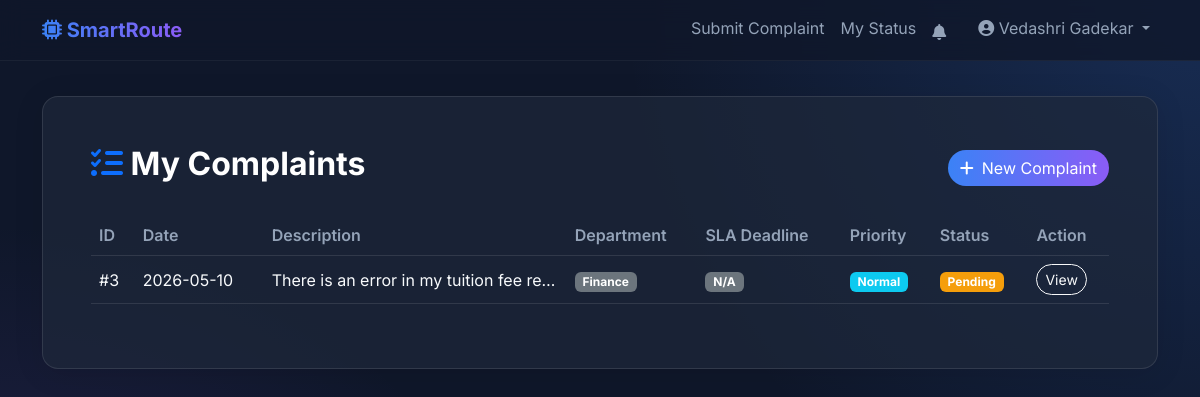
The page /user/status (signed in) on the database its author committed.
### app.py (models this page shows)
class Complaint(db.Model):
    id = db.Column(db.Integer, primary_key=True)
    user_id = db.Column(db.Integer, db.ForeignKey('user.id'), nullable=False)
    user = db.relationship('User', backref=db.backref('complaints', lazy=True))
    text = db.Column(db.Text, nullable=False)
    department_id = db.Column(db.Integer, db.ForeignKey('department.id'), nullable=False, index=True)
    status = db.Column(db.String(50), default='Pending', index=True) # Pending, In Progress, Resolved
    remarks = db.Column(db.Text, nullable=True)
    date = db.Column(db.DateTime, default=datetime.datetime.utcnow, index=True)
    priority = db.Column(db.String(20), default='Normal', index=True) # Normal, High
    confidence_score = db.Column(db.Float, nullable=True)
    sentiment = db.Column(db.String(20), nullable=True, index=True)
    sla_deadline = db.Column(db.DateTime, nullable=True, index=True)
    sla_status = db.Column(db.String(50), default='Within SLA')
    escalation_level = db.Column(db.Integer, default=0)
    resolved_at = db.Column(db.DateTime, nullable=True)
    attachments = db.relationship('Attachment', backref='complaint', lazy=True)

class Department(db.Model):
    id = db.Column(db.Integer, primary_key=True)
    name = db.Column(db.String(100), unique=True, nullable=False)
    users = db.relationship('User', backref='department', lazy=True)
    complaints = db.relationship('Complaint', backref='department', lazy=True)

### app.py (the view)
@app.route('/user/status')
def view_status():
    if 'user_id' not in session or session['role'] != 'User':
        return redirect(url_for('login'))
    complaints = Complaint.query.options(joinedload(Complaint.department)).filter_by(user_id=session['user_id']).order_by(Complaint.date.desc()).all()
    return render_template('status.html', complaints=complaints, now=datetime.datetime.utcnow())

### templates/status.html (shortened to what this page needs)
{% extends "base.html" %}
{% block content %}
<div class="row slide-in">
    <div class="col-12">
        <div class="glass-card p-5">
            <div class="d-flex justify-content-between align-items-center mb-4">
                <h2 class="text-white fw-bold"><i class="fa-solid fa-list-check text-primary"></i> My Complaints</h2>
                <a href="{{ url_for('submit_complaint') }}" class="btn btn-primary rounded-pill"><i class="fa-solid fa-plus me-2"></i>New Complaint</a>
            </div>
            {% if complaints %}
            <div class="table-responsive">
                <table class="table table-glass align-middle">
                    <thead>
                        <tr>
                            <th>ID</th>
                            <th>Date</th>
                            <th>Description</th>
                            <th>Department</th>
                            <th>SLA Deadline</th>
                            <th>Priority</th>
                            <th>Status</th>
                            <th>Action</th>
                        </tr>
                    </thead>
                    <tbody>
                        {% for c in complaints %}
                        <tr>
                            <td>#{{ c.id }}</td>
                            <td>{{ c.date.strftime('%Y-%m-%d') }}</td>
                            <td class="text-truncate" style="max-width: 250px;">{{ c.text }}</td>
                            <td><span class="badge bg-secondary">{{ c.department.name }}</span></td>
                            <td>
                                {% if c.sla_deadline %}
                                    {% set hours_left = (c.sla_deadline - now).total_seconds() / 3600 %}
                                    {% if c.status == 'Resolved' %}
                                        <span class="badge bg-success">Resolved</span>
                                    {% elif hours_left < 0 %}
                                        <span class="badge bg-danger">Overdue</span>
                                    {% elif hours_left < 6 %}
                                        <span class="badge bg-warning text-dark">Near Deadline</span>
                                    {% else %}
                                        <span class="badge bg-success">Within SLA</span>
                                    {% endif %}
                                {% else %}
                                    <span class="badge bg-secondary">N/A</span>
                                {% endif %}
                            </td>
                            <td>
                                {% if c.priority == 'High' %}
                                    <span class="badge badge-urgent"><i class="fa-solid fa-bolt"></i> High</span>
                                {% else %}
                                    <span class="badge bg-info">Normal</span>
                                {% endif %}
                            </td>
                            <td>
                                {% if c.status == 'Pending' %}
                                    <span class="badge badge-pending">Pending</span>
                                {% elif c.status == 'In Progress' %}
                                    <span class="badge badge-progress">In Progress</span>
                                {% elif c.status == 'Resolved' %}
                                    <span class="badge badge-resolved">Resolved</span>
                                {% endif %}
                            </td>
                            <td>
                                <button type="button" class="btn btn-sm btn-outline-light rounded-pill" data-bs-toggle="modal" data-bs-toggle="modal" data-bs-target="#viewModal{{ c.id }}">
                                    View
                                </button>
                            </td>
                        </tr>
                        {% endfor %}
                    </tbody>
                </table>
            </div>
            {% else %}
                <div class="text-center py-5">
                    <i class="fa-solid fa-inbox fa-3x text-secondary mb-3"></i>
                    <h5 class="text-secondary">No complaints submitted yet.</h5>
                </div>
            {% endif %}
        </div>
    </div>
</div>
{% endblock %}

### static/css/styles.css (style rules this page uses)
:root { --bg-color: #0f172a; --card-bg: rgba(30, 41, 59, 0.7); --text-primary: #f8fafc; --text-secondary: #94a3b8; --accent-color: #3b82f6; --accent-hover: #2563eb; --gradient-start: #3b82f6; --gradient-end: #8b5cf6; }
body { font-family: 'Inter', sans-serif; background: var(--bg-color); background-image: radial-gradient(circle at top right, rgba(59, 130, 246, 0.2), transparent 40%), radial-gradient(circle at bottom left, rgba(139, 92, 246, 0.2), transparent 40%); color: var(--text-primary); min-height: 100vh; display: flex; flex-direction: column; }
.glass-card { background: var(--card-bg); backdrop-filter: blur(16px); -webkit-backdrop-filter: blur(16px); border: 1px solid rgba(255, 255, 255, 0.1); border-radius: 1rem; box-shadow: 0 4px 30px rgba(0, 0, 0, 0.1); transition: transform 0.3s ease, box-shadow 0.3s ease; }
.btn-primary { background: linear-gradient(90deg, var(--gradient-start), var(--gradient-end)); border: none; transition: opacity 0.3s ease, transform 0.2s ease; }
.table-glass { color: var(--text-primary) !important; background: transparent; }
.table-glass th, .table-glass td { border-color: rgba(255, 255, 255, 0.1) !important; background: transparent !important; color: var(--text-primary) !important; }
.table-glass thead th { color: var(--text-secondary) !important; font-weight: 600; }
.slide-in { animation: slideIn 0.5s cubic-bezier(0.4, 0, 0.2, 1) forwards; }
.badge-pending { background-color: #f59e0b; color: #fff; }

### rows shown on the page
Complaint: id "3", date "2026-05-10", text "There is an error in my tuition fee re…", department.name "Finance", shows "N/A", priority "Normal", status "Pending"

### other values the page prints
{{ session.get('user_name') }} "Vedashri Gadekar"
